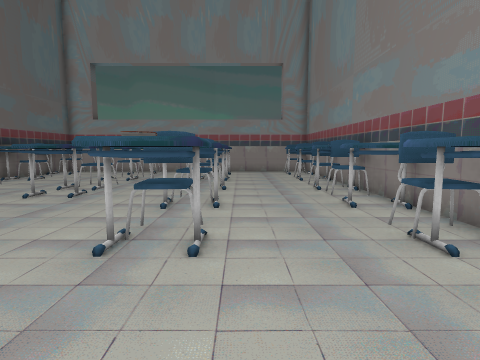
[1] (above)

16 first-person views from a walk through a 3-D level made in the Unity game engine. The camera is 1.4 m above the floor, tilts 6° down and sees 80° across. The floor is counted in squares, 1 m on a side. Each view is taken from the middle of a square. On the plan, view 1 faces up. The plan holds only what a view shows up to about 14 squares ahead; the rest is blank. The place goes on beyond the plan. The player is left out. Some animated figures are left out.

[2]
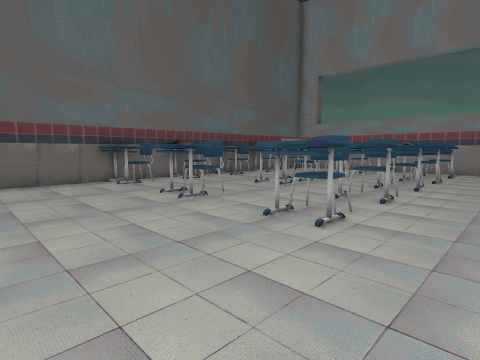

[3]
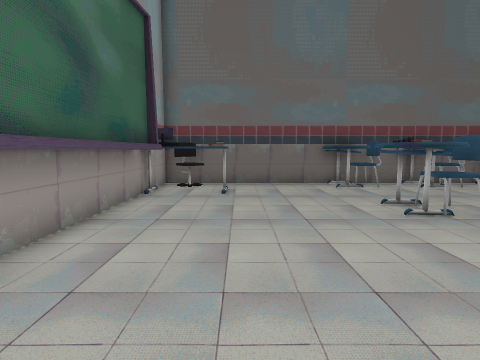

[4]
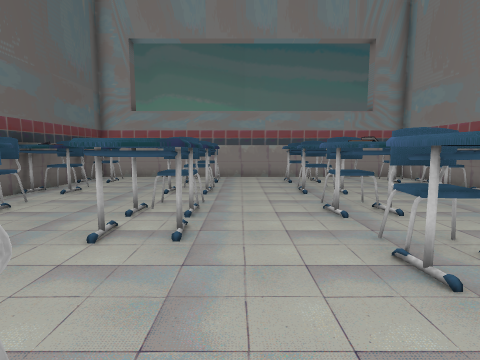

[5]
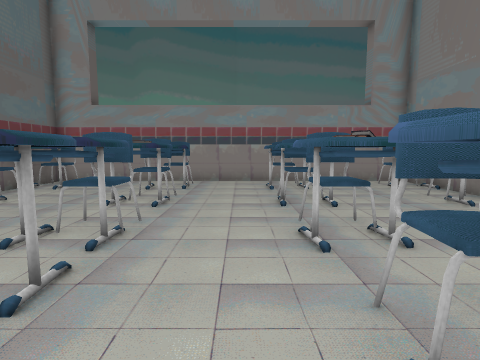

[6]
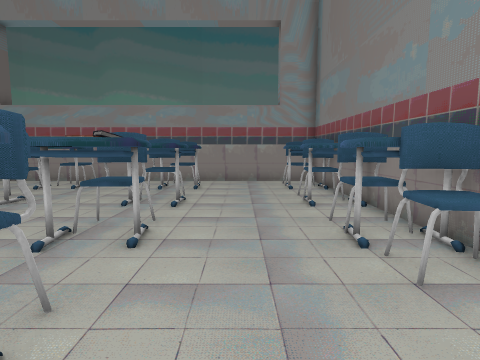

[7]
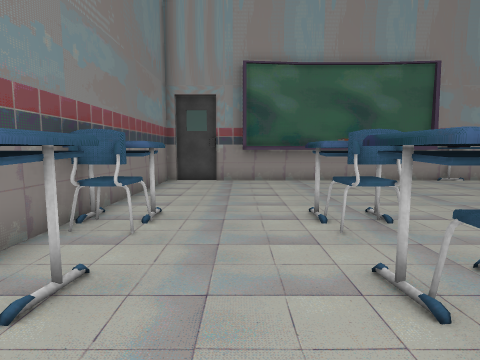

[8]
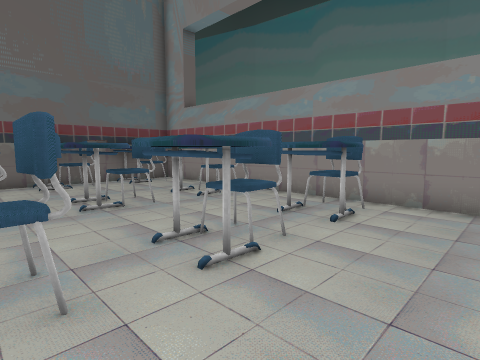

[9]
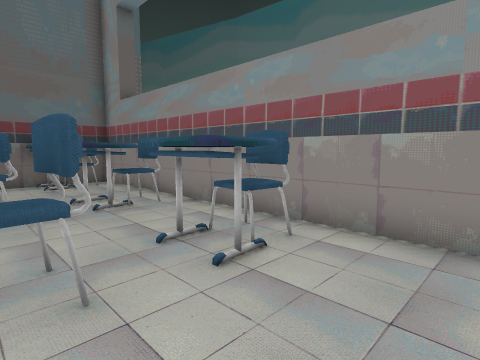

[10]
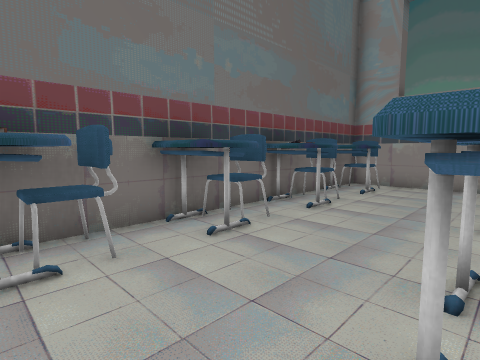

[11]
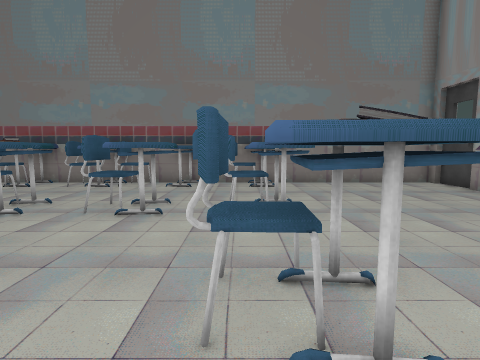

[12]
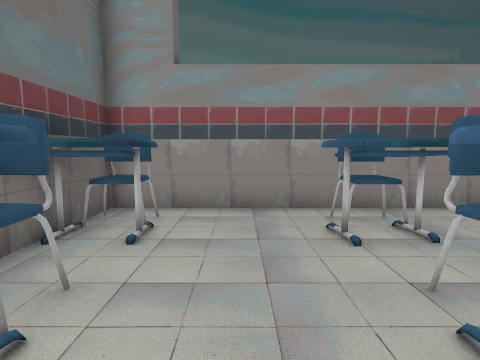

[13]
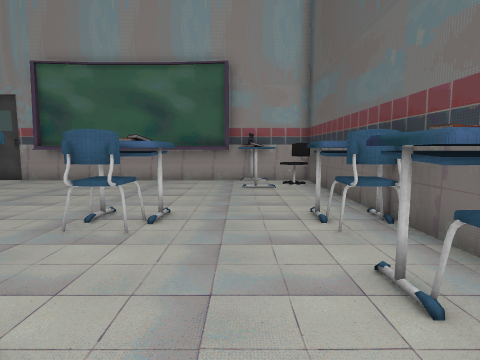

[14]
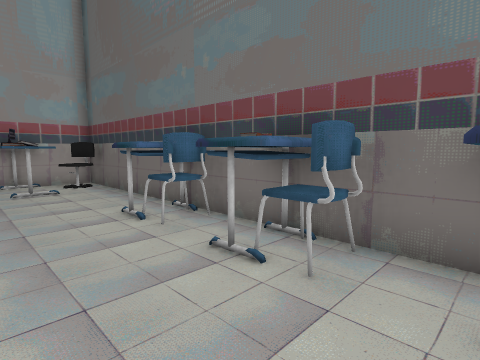

[15]
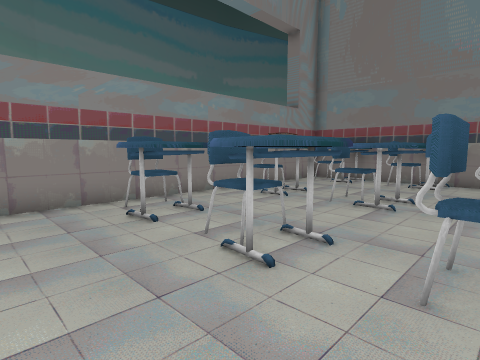

[16]
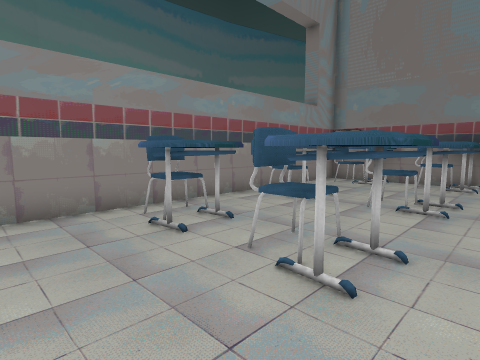

### Floor plan
Points are (right, up) in squares from view 1. A wall is a line through its corners. A room is listed if a view was taken in it or the views show most of it. See-through windows are left out.
Room 1 (views 1, 2, 3, 4, 5, 6, 7, 8, 9, 10, 11, 12, 13, 14, 15, 16)
walls: (-0.5, 7.6) (-0.4, 6.6) (-2, 6.5) (-2.1, 7.9); (-4.9, 4.5) (-5, 3.4); (-4.9, 9.5) (-4.8, 8.1) (-6.3, 8); (-5.2, 4.5) (-5.3, 3.5) (-6.5, 3.5) (-6.4, 4.6) (-5.7, 4.5); (-0.5, 4.7) (-0.5, 3.4) (-2, 3.4) (-2, 4.6); (-1.1, 10.2) (-1.6, 10.3); (-1, 3.8) (-1.5, 3.7); (-5.7, 4) (-5.9, 3.6); (-0.5, 10.4) (-0.4, 9.8) (-1.9, 9.6) (-2.1, 11); (-4.9, 11) (-5, 9.7); (-6.1, 3.7) (-5.9, 4.2); (2.7, 9.8) (2.8, 10.4); (-0.5, 12.9) (-2.1, 13); (-9.5, 7.7) (-9.5, 6.6); (3.6, 6.5) (2.7, 6.6) (2.9, 7.9); (2.8, 3.5) (2.8, 4.7); (-5.2, 13.5) (-5.7, 13.4); (-9.5, 4.7) (-9.4, 3.5); (-10.3, 7.3) (-9.8, 7.4); (-4.9, 14.1) (-5, 12.7) (-6.5, 12.9) (-6.4, 14.2); (-9.6, 10.5) (-9.5, 9.7) (-11, 9.7); (-10.1, 4.5) (-9.6, 4.5) (-9.7, 3.5) (-10.8, 3.5); (-0.4, 14.2) (-0.5, 12.7) (-2.1, 12.8) (-2, 14.1); (4.3, 10.1) (4.3, 18.8) (-2.4, 18.8); (3.6, 12.8) (2.7, 12.8) (2.7, 14.2); (-4.8, 16) (-6.4, 15.8) (-6.5, 17.1); (-8.4, -0.6) (-8.1, -0.9); (-1.7, -2.5) (0.9, -2.3); (-5, -2.5) (-1.6, -2.5); (-9.6, 14.2) (-9.6, 12.8) (-10.9, 12.8); (-9.4, -0.4) (-8, -0.4) (-8, -2.5); (-1.6, -2.9) (0.7, -2.7); (-7.5, -2.3) (-4.9, -2.5); (-0.5, 17.3) (-0.4, 16) (-2, 15.9); (-7.4, -2.7) (-5, -2.9) (-2.5, -2.9); (3.7, 15.9) (2.7, 15.9) (2.7, 17.2); (2, -3.4) (4, -3.4); (-4.4, 18.8) (-11.1, 18.8) (-11.1, -3.2) (2.4, -3.2); (-9.7, 17.2) (-9.7, 15.9) (-10.9, 15.9); (4.3, -3.2) (4.3, 7.5)
ways out: opening at (-3.5, 13.5) to room 2; opening at (-1.5, 15) to room 2
objects: other object (-10, -2); other object (-10, 5); other object (-10, 8); other object (-10, 11) to (-10, 12); other object (-10, 15); other object (-10, 18); other object (-6, 5) to (-5, 5); other object (-6, 11) to (-5, 12); other object (-6, 15) to (-5, 15); other object (-6, 18) to (-5, 18); other object (-2, 5) to (-1, 5); other object (-2, 18) to (-1, 18); other object (-1, 8); other object (-1, 11) to (-1, 12); other object (-1, 15); other object (3, 5); other object (3, 11) to (3, 12); other object (3, 15); other object (3, 18)
Room 2 (no view inside)
walls: (-5, 17.3) (-4.8, 16); (-2, 15.9) (-2.1, 17.2)
ways out: opening at (-3.5, 13.5) to room 1; opening at (-1.5, 15) to room 1; opening at (-3.5, 16.5) to room 3
Room 3 (no view inside)
walls: (-2.4, 18.8) (-4.4, 18.8)
ways out: opening at (-3.5, 16.5) to room 2

Where each view was taken, in squares from view 1:
view 1: 0 up, 0 right, facing up
view 2: 1 down, 2 right, facing up-left
view 3: 0 up, 1 right, facing left
view 4: 4 up, 4 left, facing up
view 5: 6 up, 3 left, facing up
view 6: 6 up, 1 right, facing up
view 7: 10 up, 1 right, facing down
view 8: 11 up, 2 right, facing up-left
view 9: 14 up, 2 right, facing up-left
view 10: 7 up, 6 left, facing up-left
view 11: 5 up, 8 left, facing right
view 12: 12 up, 8 left, facing up
view 13: 10 up, 8 left, facing down
view 14: 10 up, 7 left, facing down-left
view 15: 11 up, 9 left, facing up-right
view 16: 12 up, 9 left, facing up-right
